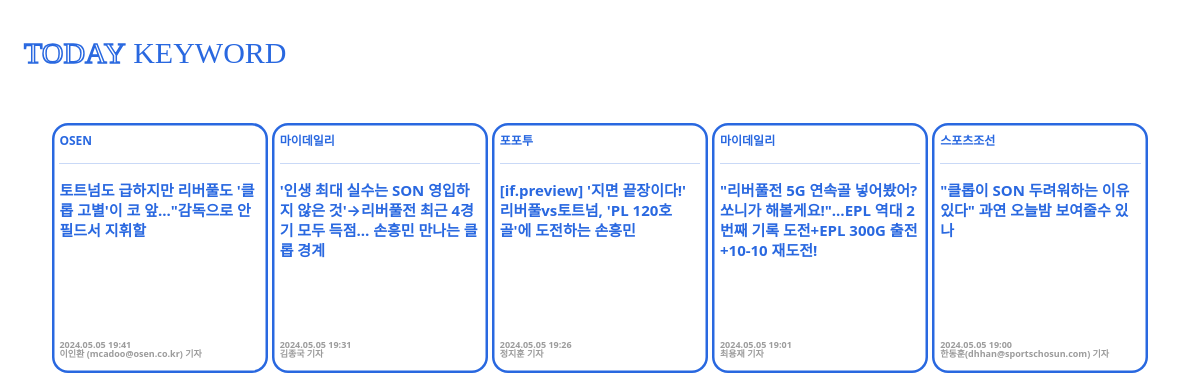
/mainpage/리버풀/, run on the app's committed database.
### mainpage/models.py (models this page shows)
class newsData(models.Model):
    title = models.CharField(max_length=100)
    reporter = models.CharField(max_length=10)
    company = models.CharField(max_length=10)
    datetime = models.CharField(max_length=20)
    summary = models.TextField(default=' ')
    url = models.URLField(null=True)
    keywords = models.CharField(max_length=100, null=True)

### mainpage/views.py (the view)
def newsList(request, kwRank_keyword):
    newslist_data = newsData.objects.filter(keywords__contains=kwRank_keyword)[:5]
    newslist_content = []
    for data in newslist_data:
        if data:  # newslistData가 None이 아닌 경우에만 추가
            newslist_content.append({
                'id': data.id,
                'title': data.title,
                'company': data.company,
                'reporter': data.reporter,
                'datetime': data.datetime
            })
    content = {
        'newslist_content': newslist_content,
        'keyword' : kwRank_keyword
    }
    return render(request, 'newslist/index.html', content)

### templates/newslist/index.html (shortened to what this page needs)
<!DOCTYPE html>
<html lang="en">
<head>
    {% load static %}
    <link rel="stylesheet" type="text/css" href="{% static 'bootstrap.min.css' %}">
    {% load static %}
    <link rel="stylesheet" type="text/css" href="{% static 'kets.css' %}">
</head>
<body>
    <header>
        <a href="{% url 'mainpage:index' %}">
            <div class="title d-flex justify-content-left ms-4">
                <span class="titleToday">TODAY&nbsp;</span>
                <span class="titleKeyword">KEYWORD</span>
            </div>
        </a>
    </header>
    <section class="newlist mt-5">
        {% for i in newslist_content %}
            <a href="{% url 'mainpage:details' keyword i.id %}">
                <div class="news newslist-blue-border badge rounded-4">
                    <div class="newspaper pt-2 ">{{ i.company }}</div>
                    <hr>
                    <div class="newscontent text-wrap">{{ i.title }}</div>
                    <div class="newsTimeReporter">
                        <div>{{ i.datetime }}</div>
                        <div>{{ i.reporter }}</div>
                    </div>
                </div>
            </a>
        {% endfor %}
    </section>
</body>

### static/kets.css (style rules this page uses)
header { height: 15%; margin-top: 30px; width: 97%; text-align: right; font-family: 'Pretendard-Regular'; font-size: 110%; }
.title { font-family: 'Cafe24Moyamoya-Face-v1.0'; font-size: 30px; width: 90%; }
.titleToday { color: white; -webkit-text-stroke: 1.5px #2968E0; }
.titleKeyword { color: #2968E0; }
a { text-decoration: none; }
.newlist { width: 100%; text-align: center; }
.newslist-blue-border { box-shadow: 0 0 0 2.5px #2968E0 inset; border-color: #2968E0; color: #2968E0; width: 18%; height: 250px; text-align: left; }
.newspaper { padding-top: -15px; }
.newscontent { height: 160px; font-size: 15px; line-height: 20px; }
.newsTimeReporter { font-size: 9px; color: rgb(156, 156, 156); }
.news { text-align: left; }

### data on the page
newsData: company "OSEN", title "토트넘도 급하지만 리버풀도 '클롭 고별'이 코 앞...\"감독으로 안필드서 지휘할", datetime "2024.05.05 19:41", reporter "이인환 (mcadoo@osen.co.kr) 기자"
newsData: company "마이데일리", title "'인생 최대 실수는 SON 영입하지 않은 것'→리버풀전 최근 4경기 모두 득점… 손흥민 만나는 클롭 경계", datetime "2024.05.05 19:31", reporter "김종국 기자"
newsData: company "포포투", title "[if.preview] '지면 끝장이다!' 리버풀vs토트넘, 'PL 120호골'에 도전하는 손흥민", datetime "2024.05.05 19:26", reporter "정지훈 기자"
newsData: company "마이데일리", title "\"리버풀전 5G 연속골 넣어봤어? 쏘니가 해볼게요!\"…EPL 역대 2번째 기록 도전+EPL 300G 출전+10-10 재도전!", datetime "2024.05.05 19:01", reporter "최용재 기자"
newsData: company "스포츠조선", title "\"클롭이 SON 두려워하는 이유 있다\" 과연 오늘밤 보여줄수 있나", datetime "2024.05.05 19:00", reporter "한동훈(dhhan@sportschosun.com) 기자"
